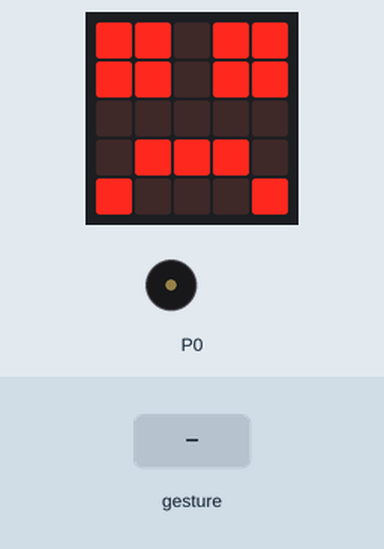
Recording of a program running on a simulated BBC micro:bit (MakeCode). On the bench: the board's 5×5 LED display, buzzer (waves = sounding). Inputs (shaded band) come from the test bench. A tilt is held for 1.5 s and a shake lasts 1 s, then the board lies face up again.

Above: at 1.2 s.
1.3 s: gesture 'logo down'
At 1.98 s:
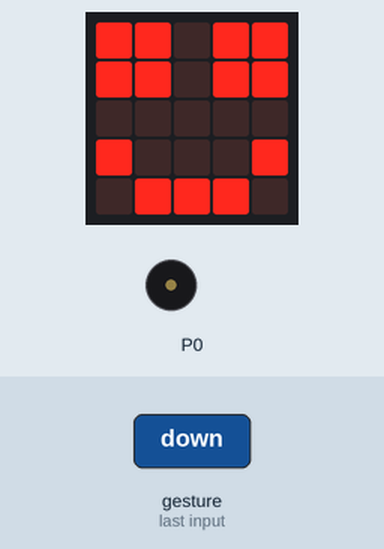
At 2.5 s:
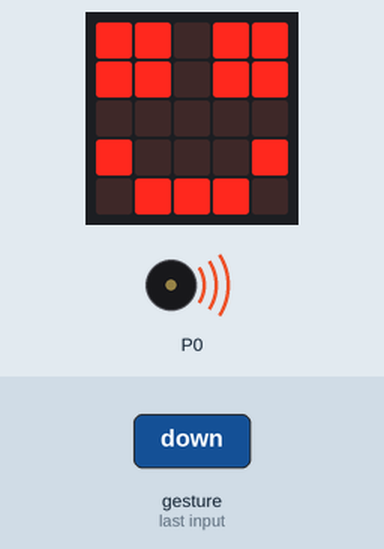
Timing chart, 0 to 7.7 s (numbered marks = the images above; inputs shaded):
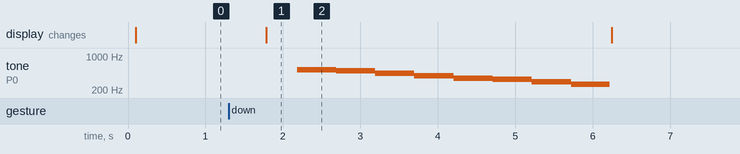

The program:

main.ts
```typescript
basic.forever(function () {
    if (input.isGesture(Gesture.LogoDown)) {
        basic.showLeds(`
            # # . # #
            # # . # #
            . . . . .
            # . . . #
            . # # # .
            `)
        music.play(music.stringPlayable("C5 B A G F E D C ", 120), music.PlaybackMode.UntilDone)
    } else if (input.isGesture(Gesture.LogoUp)) {
        basic.showLeds(`
            # # . # #
            # # . # #
            . . . . .
            # # # # #
            . . . . .
            `)
    } else if (input.isGesture(Gesture.ScreenUp)) {
        basic.showLeds(`
            # # . # #
            # # . # #
            . . . . .
            . # # # .
            # . . . #
            `)
    }
})
```

test.ts
```typescript
// les tests vont ici ; cela ne sera pas compilé si ce paquet est utilisé en tant qu'extension.
```

Measured:
- after the input at 1.3 s, tone on P0: plays 523 Hz for 0.51 s, 494 Hz for 0.51 s, 440 Hz for 0.51 s, 392 Hz for 0.51 s, 349 Hz for 0.51 s, 330 Hz for 0.51 s … (8 notes in this stretch), starting after 0.88 s; the display: changes after 0.48 s (image 1)
